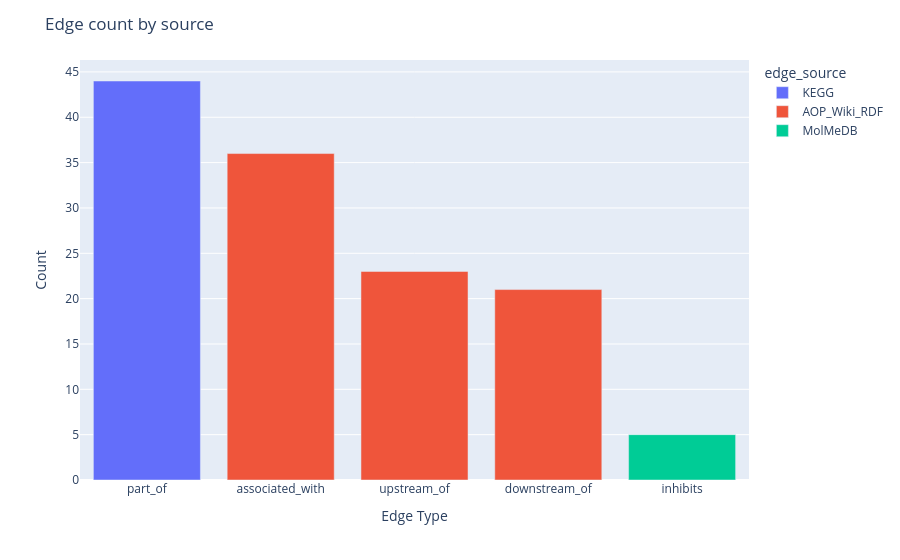

Notebook code cell kept with this figure:
### Code cell
graph_obj.count_edge_by_data_source(plot=True)

### Figure 1 — Plotly figure (JSON) as saved in the notebook; plotly's stock layout.template omitted (floating-point values rounded to 4 significant figures)
{"data": [{"alignmentgroup": "True", "hovertemplate": "edge_source=KEGG<br>edge_type=%{x}<br>count=%{y}<extra></extra>", "legendgroup": "KEGG", "marker": {"color": "#636efa", "pattern": {"shape": ""}}, "name": "KEGG", "offsetgroup": "KEGG", "orientation": "v", "showlegend": true, "textposition": "auto", "type": "bar", "x": ["part_of"], "xaxis": "x", "y": [44], "yaxis": "y"}, {"alignmentgroup": "True", "hovertemplate": "edge_source=AOP_Wiki_RDF<br>edge_type=%{x}<br>count=%{y}<extra></extra>", "legendgroup": "AOP_Wiki_RDF", "marker": {"color": "#EF553B", "pattern": {"shape": ""}}, "name": "AOP_Wiki_RDF", "offsetgroup": "AOP_Wiki_RDF", "orientation": "v", "showlegend": true, "textposition": "auto", "type": "bar", "x": ["associated_with", "upstream_of", "downstream_of"], "xaxis": "x", "y": [36, 23, 21], "yaxis": "y"}, {"alignmentgroup": "True", "hovertemplate": "edge_source=MolMeDB<br>edge_type=%{x}<br>count=%{y}<extra></extra>", "legendgroup": "MolMeDB", "marker": {"color": "#00cc96", "pattern": {"shape": ""}}, "name": "MolMeDB", "offsetgroup": "MolMeDB", "orientation": "v", "showlegend": true, "textposition": "auto", "type": "bar", "x": ["inhibits"], "xaxis": "x", "y": [5], "yaxis": "y"}], "layout": {"barmode": "relative", "legend": {"title": {"text": "edge_source"}, "tracegroupgap": 0}, "margin": {"t": 60}, "title": {"text": "Edge count by source"}, "xaxis": {"anchor": "y", "domain": [0, 1], "title": {"text": "Edge Type"}}, "yaxis": {"anchor": "x", "domain": [0, 1], "title": {"text": "Count"}}}}
